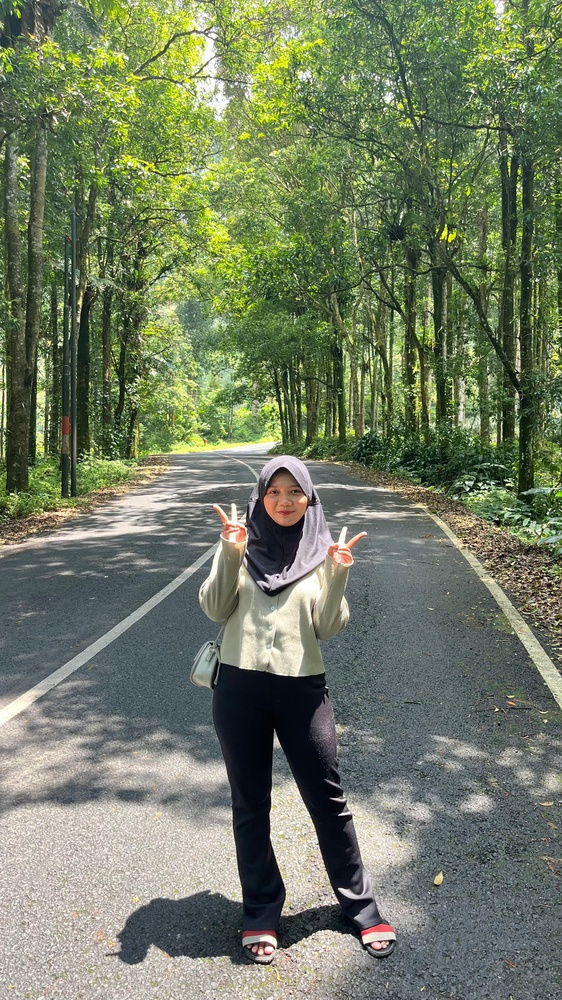
#> input picture foto_saya.jpg, 562 x 1000 px, shrunk from 2268 x 4032 before the run
$ python 'peningkatan kualitas citra_greyscale.py'
#> lines starting #> are read from the running program, lines starting #| are printed output that depends on the picture
# === Import library ===
from PIL import Image
import numpy as np
import matplotlib.pyplot as plt
import os

# untuk buat pptx
from pptx import Presentation
from pptx.util import Inches, Pt

# === Folder output ===
output_dir = "outputs_pertemuan5"
os.makedirs(output_dir, exist_ok=True)

# === Fungsi load citra ===
def open_image_as_gray(path):
#> called with path = 'foto_saya.jpg'
    im = Image.open(path).convert("L")  # ubah ke grayscale
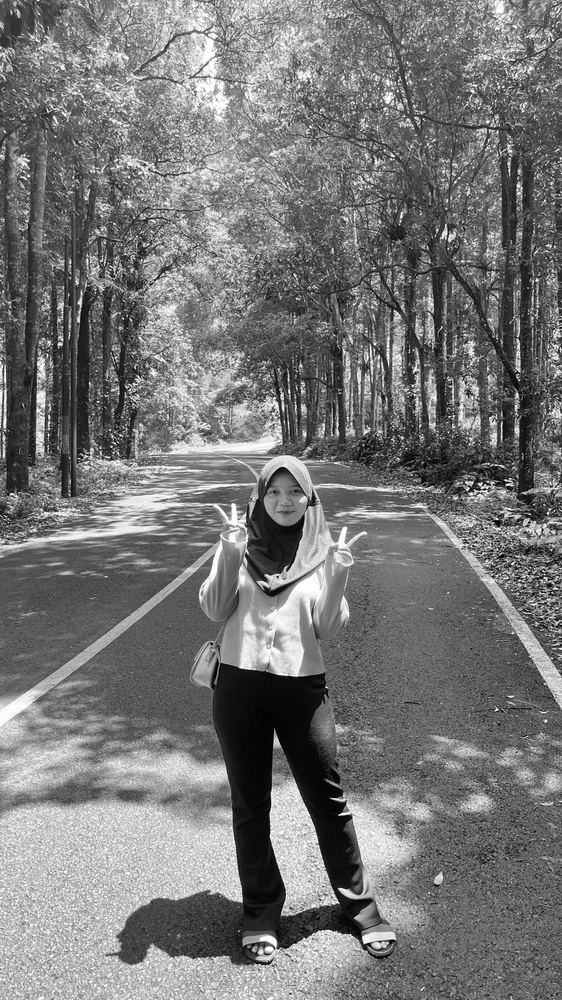
#> im: PIL image 562x1000 L; min 0, max 255, mean 118.4
#> in make_target_from, `p2, p98 = np.percentile(arr, (2, 98))`: p2 = 12; p98 = 234
#> in make_target_from, `arr = 255.0 * (np.clip(arr, 0, 255) / 255.0) ** 0.8`:
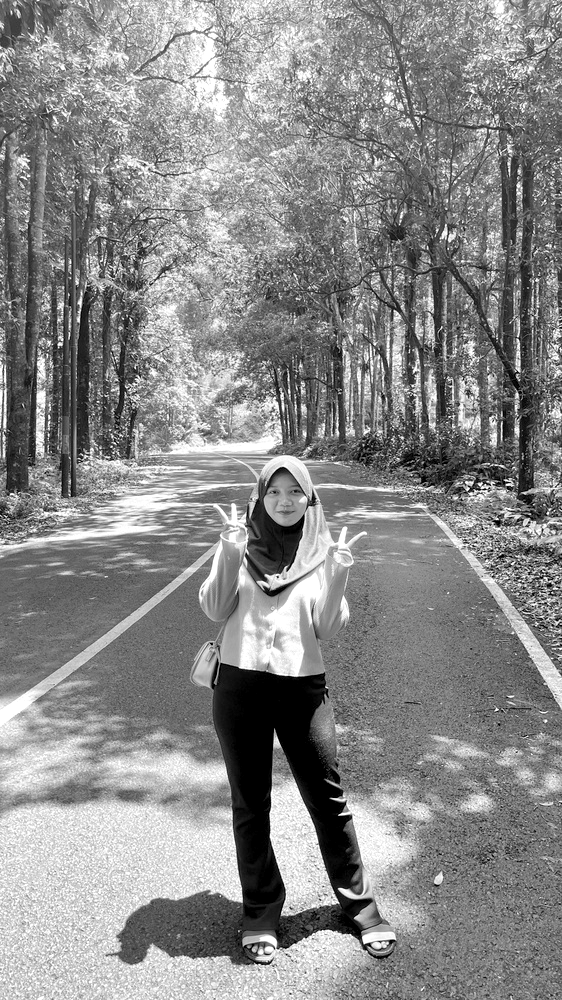
#> arr: shape (1000, 562) float32; min 0, max 255, mean 137.9
    return np.array(im)

# >>> Ganti path di sini dengan gambar Anda sendiri <<<
SOURCE_IMAGE_PATH = "foto_saya.jpg"   # misalnya foto landscape Anda
src = open_image_as_gray(SOURCE_IMAGE_PATH)

# === Fungsi simpan citra & histogram ===
def save_image(arr, path):
    Image.fromarray(arr).save(path)

def plot_and_save_histogram(arr, path, title):
    plt.figure(figsize=(6,3.5))
    plt.hist(arr.ravel(), bins=256, range=(0,255))
    plt.title(title)
    plt.xlabel("Intensitas")
    plt.ylabel("Jumlah Piksel")
    plt.tight_layout()
    plt.savefig(path)
    plt.close()

# === Fungsi equalization ===
def equalize_histogram_manual(arr):
    hist, bins = np.histogram(arr.flatten(), 256, [0,256])
#> hist = 256 values, max 5313 at index 91, min 12 at index 0, mean 2195.3; bins = 257 values from 0 to 256
    cdf = hist.cumsum()
#> cdf = 256 values from 12 to 562000
    cdf_masked = np.ma.masked_equal(cdf, 0)
    cdf_masked = (cdf_masked - cdf_masked.min()) * 255 / (cdf_masked.max() - cdf_masked.min())
    cdf_final = np.ma.filled(cdf_masked, 0).astype('uint8')
#> cdf_final = 256 values from 0 to 255
    img_eq = cdf_final[arr]
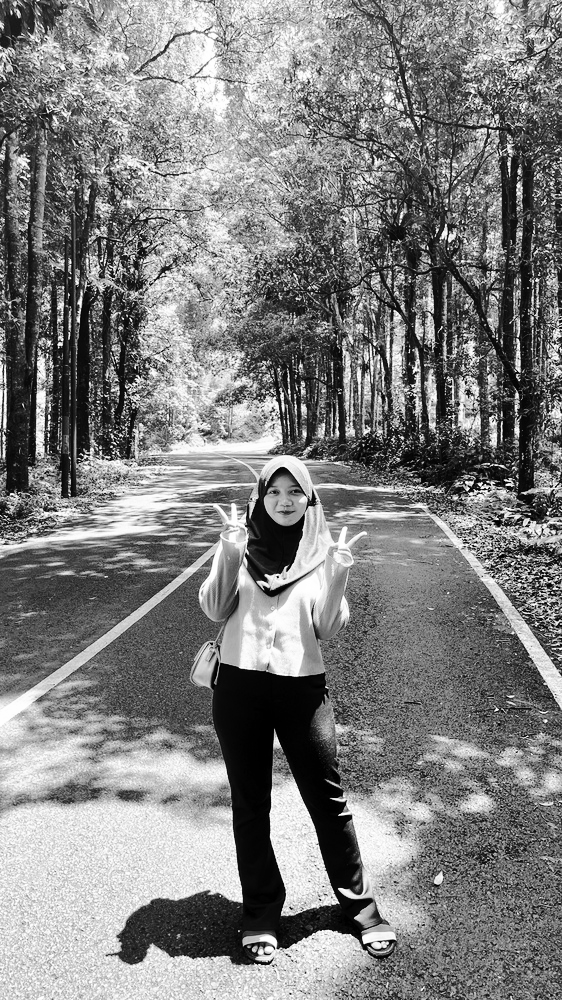
#> img_eq: shape (1000, 562); min 0, max 255, mean 127.7
    return img_eq

# === Fungsi spesifikasi histogram ===
def match_histograms_manual(source, template):
    s_vals, bin_idx, s_counts = np.unique(source.ravel(), return_inverse=True, return_counts=True)
#> s_vals = 256 values from 0 to 255; s_counts has the same summary as hist in equalize_histogram_manual
    t_vals, t_counts = np.unique(template.ravel(), return_counts=True)
#> t_vals = 220 values from 0 to 255; t_counts = 220 values, max 12011 at index 219, min 739 at index 7, mean 2554.5

    s_quantiles = np.cumsum(s_counts).astype(np.float64)
#> s_quantiles = 256 values from 12 to 562000
    s_quantiles /= s_quantiles[-1]
#> s_quantiles = 256 values from 2.14e-05 to 1
    t_quantiles = np.cumsum(t_counts).astype(np.float64)
#> t_quantiles = 220 values from 11858 to 562000
    t_quantiles /= t_quantiles[-1]
#> t_quantiles = 220 values from 0.0211 to 1

    interp_t = np.interp(s_quantiles, t_quantiles, t_vals)
#> interp_t = 256 values from 0 to 255
    matched = interp_t[bin_idx].reshape(source.shape).astype(np.uint8)
    return matched

# === Buat citra target sederhana (lebih terang / kontras) ===
def make_target_from(src):
    arr = src.astype(np.float32)
    p2, p98 = np.percentile(arr, (2, 98))
    arr = (arr - p2) * 255.0 / (p98 - p2 + 1e-6)
    arr = 255.0 * (np.clip(arr, 0, 255) / 255.0) ** 0.8
    return np.clip(arr, 0, 255).astype(np.uint8)

target = make_target_from(src)

# === Proses gambar ===
src_eq = equalize_histogram_manual(src)
src_matched = match_histograms_manual(src, target)

# === Simpan semua hasil ===
files = {}
files['orig_img'] = os.path.join(output_dir, "original.png")
files['orig_hist'] = os.path.join(output_dir, "original_hist.png")
files['equal_img'] = os.path.join(output_dir, "equalized.png")
files['equal_hist'] = os.path.join(output_dir, "equalized_hist.png")
files['target_img'] = os.path.join(output_dir, "target.png")
files['target_hist'] = os.path.join(output_dir, "target_hist.png")
files['matched_img'] = os.path.join(output_dir, "matched.png")
files['matched_hist'] = os.path.join(output_dir, "matched_hist.png")

save_image(src, files['orig_img'])
plot_and_save_histogram(src, files['orig_hist'], "Histogram Citra Asli")
#> in plot_and_save_histogram, `plt.savefig(path)`:
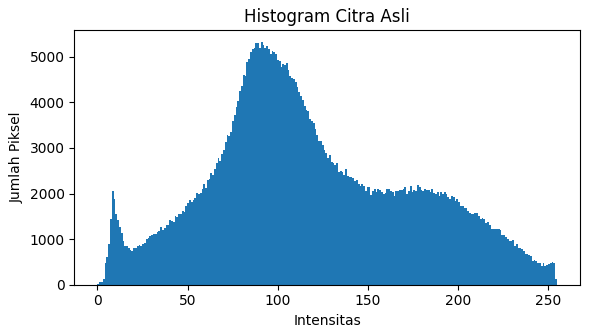
#> figure drawn by matplotlib, 1 panel; tallest bar 5313 high, from x = 90.64 to 91.64

save_image(src_eq, files['equal_img'])
plot_and_save_histogram(src_eq, files['equal_hist'], "Histogram Hasil Equalisasi")
#> call 2 of plot_and_save_histogram, with path = 'outputs_pertemuan5/equalized_hist.png', title = 'Histogram Hasil Equalisasi'
#> in plot_and_save_histogram (call 2), `plt.savefig(path)`:
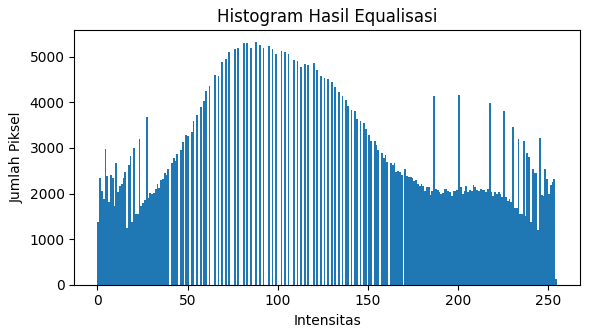
#> figure drawn by matplotlib, 1 panel; tallest bar 5313 high, from x = 87.66 to 88.65

save_image(target, files['target_img'])
plot_and_save_histogram(target, files['target_hist'], "Histogram Citra Target")
#> call 3 of plot_and_save_histogram, with path = 'outputs_pertemuan5/target_hist.png', title = 'Histogram Citra Target'
#> in plot_and_save_histogram (call 3), `plt.savefig(path)`:
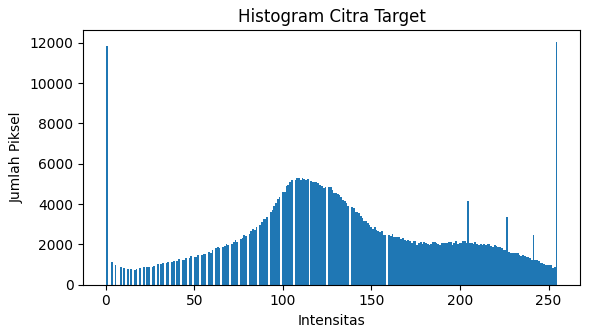
#> figure drawn by matplotlib, 1 panel; tallest bar 12011 high, from x = 254 to 255

save_image(src_matched, files['matched_img'])
plot_and_save_histogram(src_matched, files['matched_hist'], "Histogram Hasil Matching")
#> call 4 of plot_and_save_histogram, with path = 'outputs_pertemuan5/matched_hist.png', title = 'Histogram Hasil Matching'
#> in plot_and_save_histogram (call 4), `plt.savefig(path)`:
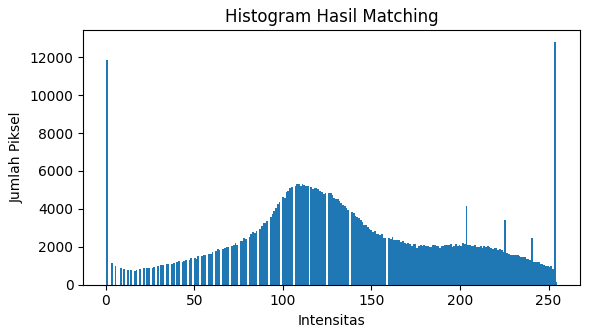
#> figure drawn by matplotlib, 1 panel; tallest bar 12781 high, from x = 253 to 254

# === Buat PowerPoint ===
#> (the run stopped early here; a loop or call above may not have finished)
